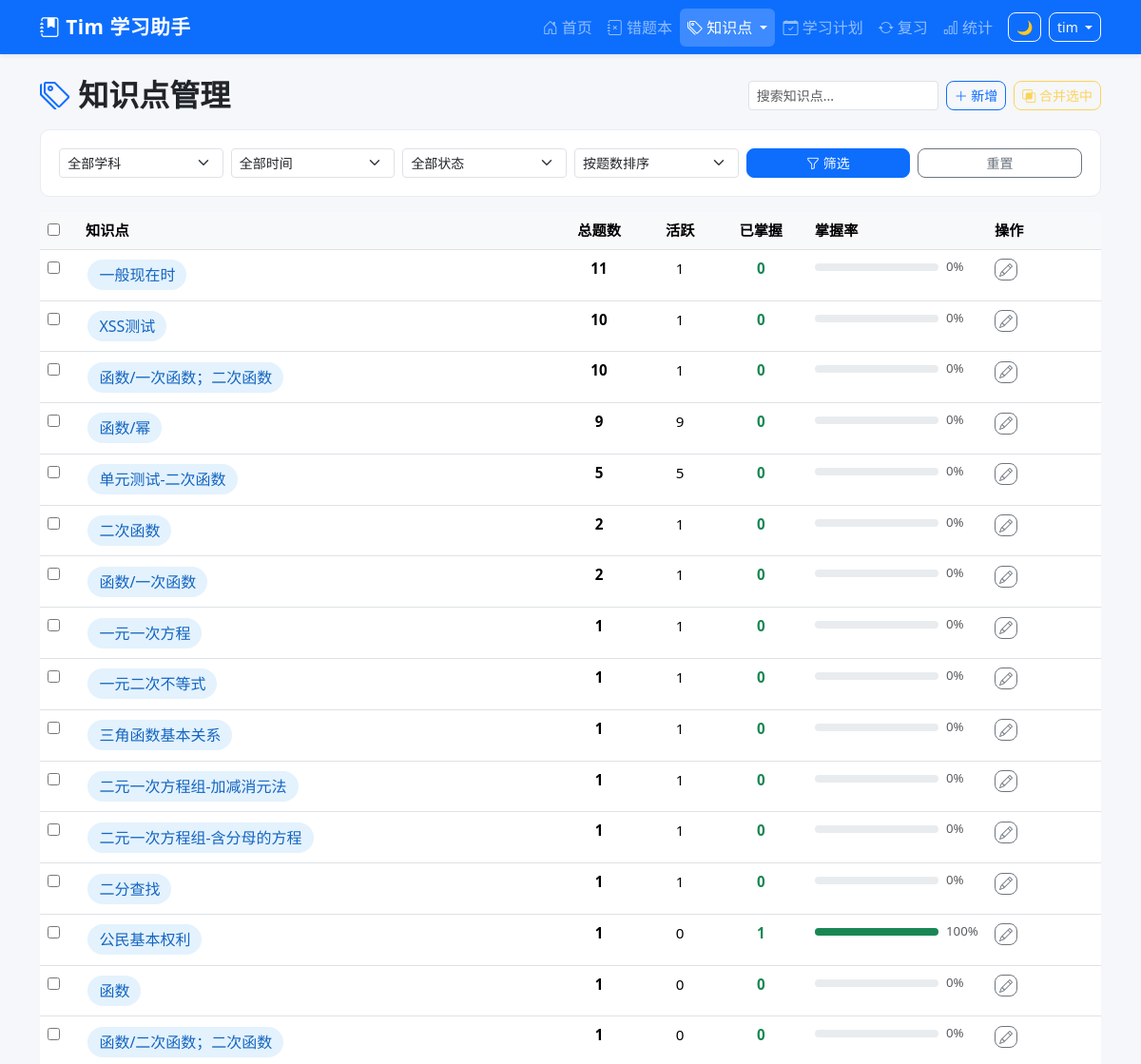
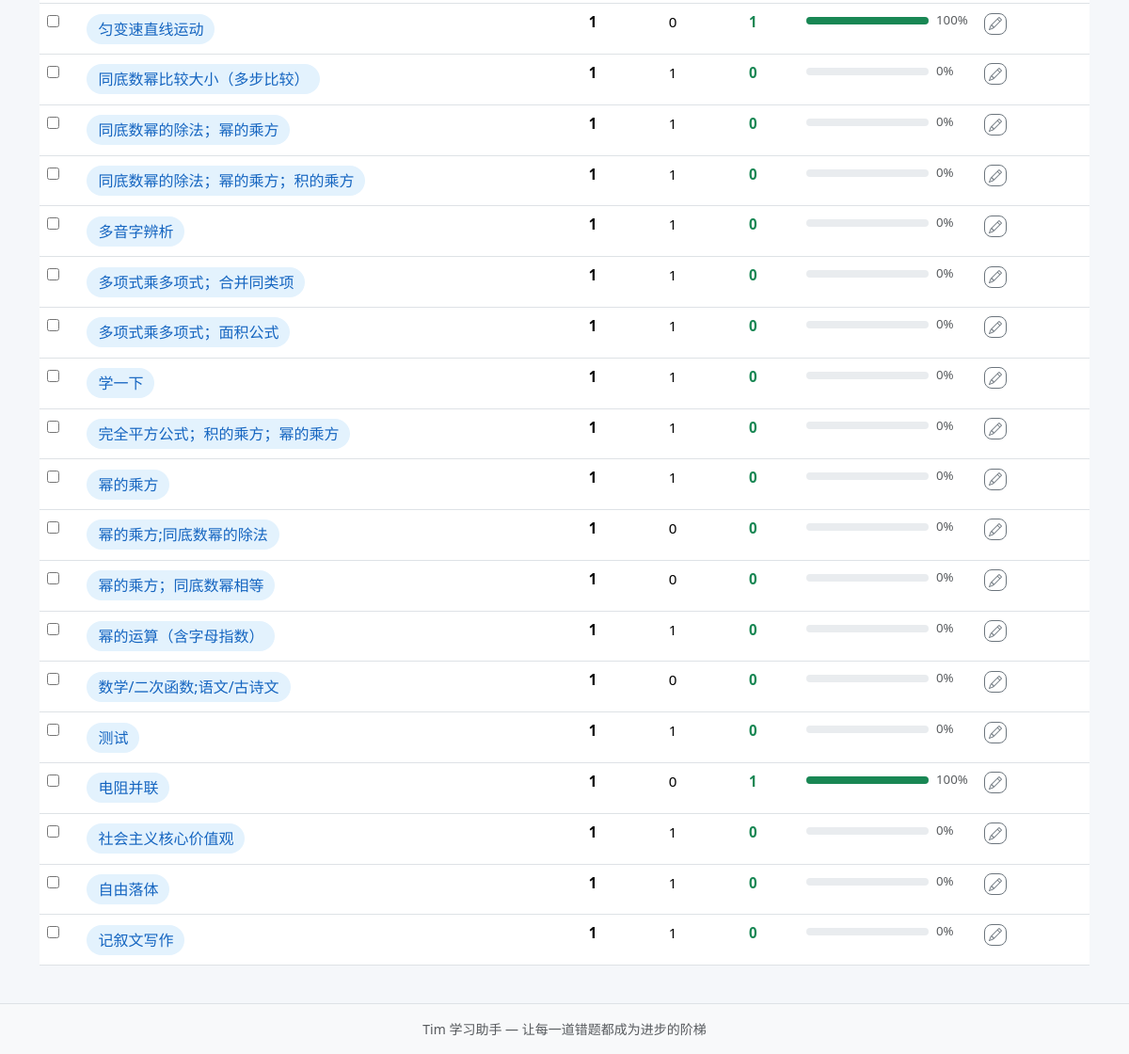
The page /knowledge-points (signed in) on the database its author committed (2 pictures, top to bottom).
### tables this page shows
CREATE TABLE mistake_records (
            id INTEGER PRIMARY KEY AUTOINCREMENT,
            uuid TEXT NOT NULL,
            sys_platform TEXT NOT NULL DEFAULT 'web',
            bstudio_create_time TIMESTAMP DEFAULT CURRENT_TIMESTAMP,
            xueke TEXT NOT NULL,
            timu TEXT NOT NULL,
            xueshengdaan TEXT DEFAULT '',
            zhengquedaan TEXT DEFAULT '',
            cuowufenxi TEXT DEFAULT '',
            zhishidian TEXT DEFAULT '',
            difficulty INTEGER DEFAULT 1,
            review_count INTEGER DEFAULT 0,
            last_review_at TIMESTAMP,
            next_review_at TIMESTAMP,
            review_stage INTEGER DEFAULT 0,
            review_algorithm TEXT DEFAULT 'sm2',
            status TEXT DEFAULT 'active',
            updated_at TIMESTAMP DEFAULT CURRENT_TIMESTAMP
        , voice_data TEXT DEFAULT '');

### app.py (the view)
@app.route('/knowledge-points',)
@login_required
def knowledge_points():
    xueke_filter = request.args.get('xueke', '')
    days_filter = request.args.get('days', '', type=int)
    status_filter = request.args.get('status', '')
    sort = request.args.get('sort', 'total')
    where_clauses = ["zhishidian != ''"]
    params = []
    if xueke_filter:
        where_clauses.append('xueke = ?')
        params.append(xueke_filter)
    if days_filter and days_filter > 0:
        where_clauses.append("bstudio_create_time >= date('now', ? || ' days')")
        params.append(str(-days_filter))
    if status_filter:
        where_clauses.append('status = ?')
        params.append(status_filter)
    where_sql = ' AND '.join(where_clauses)
    order_map = {
        'total': 'total DESC',
        'rate_asc': 'CAST(mastered_count AS REAL) / total ASC',
        'rate_desc': 'CAST(mastered_count AS REAL) / total DESC',
        'name': 'zhishidian ASC',
    }
    order_sql = order_map.get(sort, 'total DESC')
    kps = query_db(
        f'''SELECT zhishidian,
                  COUNT(*) as total,
                  SUM(CASE WHEN status='active' THEN 1 ELSE 0 END) as active_count,
                  SUM(CASE WHEN status='mastered' THEN 1 ELSE 0 END) as mastered_count
           FROM mistake_records
           WHERE {where_sql}
           GROUP BY zhishidian
           ORDER BY {order_sql}''',
        params
    )
    resp = make_response(render_template('knowledge_points.html',
        kps=kps,
        xueke_filter=xueke_filter,
        days_filter=days_filter or '',
        status_filter=status_filter,
        sort=sort,
        subjects=Config.get_subjects(),
        status_options=Config.STATUS_OPTIONS))
    return set_uuid_cookie(resp, g.user_uuid)

### app.py (called while the page is built, shortened)
@app.after_request
def add_security_headers(resp):
    resp.headers['X-Frame-Options'] = 'DENY'
    resp.headers['X-Content-Type-Options'] = 'nosniff'
    resp.headers['Referrer-Policy'] = 'strict-origin-when-cross-origin'
    return resp

@app.before_request
def csrf_check():
    if 'csrf_token' not in session:
        session['csrf_token'] = str(uuid_mod.uuid4())
    if request.method in ('GET', 'HEAD', 'OPTIONS'):
        return

def login_required(f):
    @wraps(f)
    def decorated(*a, **kw):
        if 'user_id' not in session:
            return redirect(url_for('login', next=request.path))
        return f(*a, **kw)
    return decorated

@app.before_request
def before_request():
    g.user_uuid = get_or_create_uuid()
    g.username = session.get('username', '')

### config.py (called while the page is built)
    @staticmethod
    def get_subjects():
        try:
            from database import query_db
            rows = query_db("SELECT name FROM base_data WHERE category='subject' ORDER BY sort_order")
            if rows:
                return [r['name'] for r in rows]
        except Exception:
            pass
        return Config.SUBJECTS

### database.py (called while the page is built)
def get_db():
    conn = sqlite3.connect(Config.DATABASE_PATH, timeout=5)
    conn.row_factory = sqlite3.Row
    conn.execute("PRAGMA foreign_keys = ON")
    conn.execute("PRAGMA journal_mode = WAL")
    return conn

def query_db(query, args=(), one=False):
    if 'mistake_records' in query and 'WHERE 1=1' in query:
        query = query.replace('WHERE 1=1', "WHERE status != 'deleted'")
    conn = get_db()
    cur = conn.execute(query, args)
    rv = cur.fetchall()
    conn.close()
    return (rv[0] if rv else None) if one else rv

### utils.py (called while the page is built, shortened)
def get_or_create_uuid():
    user_uuid = request.cookies.get(Config.COOKIE_NAME)
    from database import query_db
    if not user_uuid:
        try:
            row = query_db(
                'SELECT uuid, COUNT(*) AS cnt FROM mistake_records '
                'GROUP BY uuid ORDER BY cnt DESC LIMIT 1', one=True)
            if row and row['cnt'] > 0:
                user_uuid = str(row['uuid'])
        except Exception:
            pass
        if not user_uuid:
            user_uuid = str(uuid_mod.uuid4())
    return user_uuid

def set_uuid_cookie(response, user_uuid):
    response.set_cookie(
        Config.COOKIE_NAME,
        user_uuid,
        max_age=Config.COOKIE_MAX_AGE,
        httponly=True,
        samesite='Lax'
    )
    return response

### templates/knowledge_points.html (shortened to what this page needs)
{% extends "base.html" %}
{% block content %}
<div class="d-flex justify-content-between align-items-center mb-3 flex-wrap gap-2">
    <h2 class="fw-bold mb-0"><i class="bi bi-tags text-primary"></i> 知识点管理</h2>
    <div class="d-flex gap-2">
        <input type="text" id="kp-search" class="form-control form-control-sm" placeholder="搜索知识点..." style="width:200px" oninput="filterKps()">
        <button class="btn btn-outline-primary btn-sm" data-bs-toggle="modal" data-bs-target="#addKpModal">
            <i class="bi bi-plus-lg"></i> 新增
        </button>
        <button class="btn btn-outline-warning btn-sm" id="merge-btn" onclick="startMerge()" disabled>
            <i class="bi bi-intersect"></i> 合并选中
        </button>
    </div>
</div>
<div class="filter-bar mb-3">
    <form method="GET" class="row g-2 align-items-end">
        <div class="col-md-2">
            <select name="xueke" class="form-select form-select-sm">
                <option value="">全部学科</option>
            </select>
        </div>
        <div class="col-md-2">
            <select name="days" class="form-select form-select-sm">
                <option value="">全部时间</option>
            </select>
        </div>
        <div class="col-md-2">
            <select name="status" class="form-select form-select-sm">
                <option value="">全部状态</option>
            </select>
        </div>
        <div class="col-md-2">
            <select name="sort" class="form-select form-select-sm">
                <option value="total" {% if sort == 'total' %}selected{% endif %}>按题数排序</option>
            </select>
        </div>
        <div class="col-md-2">
            <button type="submit" class="btn btn-primary btn-sm w-100"><i class="bi bi-funnel"></i> 筛选</button>
        </div>
        <div class="col-md-2">
            <a href="{{ url_for('knowledge_points') }}" class="btn btn-outline-secondary btn-sm w-100">重置</a>
        </div>
    </form>
</div>
{% if kps %}
<div class="table-responsive">
    <table class="table table-hover" id="kp-table">
        <thead>
            <tr>
                <th style="width:40px"><input type="checkbox" id="kp-select-all" onchange="toggleAllKps(this)"></th>
                <th>知识点</th>
                <th class="text-center">总题数</th>
                <th class="text-center">活跃</th>
                <th class="text-center">已掌握</th>
                <th style="min-width:120px">掌握率</th>
                <th style="width:120px">操作</th>
            </tr>
        </thead>
        <tbody>
            {% for kp in kps %}
            <tr class="kp-row" data-name="{{ kp['zhishidian'] }}">
                <td><input type="checkbox" class="kp-cb" value="{{ kp['zhishidian'] }}" data-name="{{ kp['zhishidian'] }}"></td>
                <td>
                    <a href="{{ url_for('question_list', zhishidian=kp['zhishidian']) }}" class="text-decoration-none fw-bold">
                        <span class="knowledge-badge fs-6">{{ kp['zhishidian'] }}</span>
                    </a>
                </td>
                <td class="text-center fw-bold">{{ kp['total'] }}</td>
                <td class="text-center">{{ kp['active_count'] }}</td>
                <td class="text-center text-success fw-bold">{{ kp['mastered_count'] }}</td>
                <td>
                    <div class="d-flex align-items-center gap-2">
                        <div class="progress flex-grow-1" style="height:8px">
                            {% set pct = (kp['mastered_count'] / kp['total'] * 100) if kp['total'] > 0 else 0 %}
                            <div class="progress-bar {% if pct < 30 %}bg-danger{% elif pct < 70 %}bg-warning{% else %}bg-success{% endif %}"
                                 style="width:{{ pct|int }}%"></div>
                        </div>
                        <small class="text-muted" style="min-width:35px">{{ pct|int }}%</small>
                    </div>
                </td>
                <td>
                    <button class="btn btn-outline-secondary btn-sm py-0 px-1" title="重命名"
                            onclick="renameKp('{{ kp['zhishidian']|e }}')">
                        <i class="bi bi-pencil"></i>
                    </button>
                </td>
            </tr>
            {% endfor %}
        </tbody>
    </table>
</div>
{% endif %}
{% endblock %}

### static/css/style.css (style rules this page uses)
:root { --primary: #0d6efd; --success: #198754; --warning: #ffc107; --danger: #dc3545; --info: #0dcaf0; --dark: #212529; --light: #f8f9fa; }
body { min-height: 100vh; display: flex; flex-direction: column; background-color: #f5f7fa; }
.knowledge-badge { display: inline-block; padding: 0.25rem 0.75rem; border-radius: 20px; font-size: 0.85rem; font-weight: 500; background-color: #e3f2fd; color: #1565c0; margin: 0.15rem; }
.filter-bar { background: white; padding: 1.2rem; border-radius: 10px; margin-bottom: 1.5rem; border: 1px solid #e9ecef; }
.btn { border-radius: 8px; font-weight: 500; transition: all 0.2s; }
.table { font-size: 0.95rem; }
.table th { font-weight: 600; background-color: #f8f9fa; }

### rows shown on the page
mistake_records: zhishidian "二次函数", total "2", active_count "1", mastered_count "0", pct "0"
mistake_records: zhishidian "一元一次方程", total "1", active_count "1", mastered_count "0", pct "0"
mistake_records: zhishidian "一元二次不等式", total "1", active_count "1", mastered_count "0", pct "0"
mistake_records: zhishidian "三角函数基本关系", total "1", active_count "1", mastered_count "0", pct "0"
mistake_records: zhishidian "二元一次方程组-加减消元法", total "1", active_count "1", mastered_count "0", pct "0"
mistake_records: zhishidian "二元一次方程组-含分母的方程", total "1", active_count "1", mastered_count "0", pct "0"
mistake_records: zhishidian "二分查找", total "1", active_count "1", mastered_count "0", pct "0"
mistake_records: zhishidian "函数/二次函数；二次函数", total "1", active_count "0", mastered_count "0", pct "0"
mistake_records: zhishidian "同底数幂比较大小（多步比较）", total "1", active_count "1", mastered_count "0", pct "0"
mistake_records: zhishidian "同底数幂的除法；幂的乘方", total "1", active_count "1", mastered_count "0", pct "0"
mistake_records: zhishidian "同底数幂的除法；幂的乘方；积的乘方", total "1", active_count "1", mastered_count "0", pct "0"
mistake_records: zhishidian "多音字辨析", total "1", active_count "1", mastered_count "0", pct "0"
mistake_records: zhishidian "多项式乘多项式；合并同类项", total "1", active_count "1", mastered_count "0", pct "0"
mistake_records: zhishidian "多项式乘多项式；面积公式", total "1", active_count "1", mastered_count "0", pct "0"
mistake_records: zhishidian "学一下", total "1", active_count "1", mastered_count "0", pct "0"
mistake_records: zhishidian "完全平方公式；积的乘方；幂的乘方", total "1", active_count "1", mastered_count "0", pct "0"
mistake_records: zhishidian "幂的乘方;同底数幂的除法", total "1", active_count "0", mastered_count "0", pct "0"
mistake_records: zhishidian "幂的乘方；同底数幂相等", total "1", active_count "0", mastered_count "0", pct "0"
mistake_records: zhishidian "幂的运算（含字母指数）", total "1", active_count "1", mastered_count "0", pct "0"
mistake_records: zhishidian "数学/二次函数;语文/古诗文", total "1", active_count "0", mastered_count "0", pct "0"
mistake_records: zhishidian "测试", total "1", active_count "1", mastered_count "0", pct "0"
mistake_records: zhishidian "社会主义核心价值观", total "1", active_count "1", mastered_count "0", review_stage "0"
mistake_records: zhishidian "自由落体", total "1", active_count "1", mastered_count "0", pct "0"
mistake_records: zhishidian "记叙文写作", total "1", active_count "1", mastered_count "0", pct "0"

### other values the page prints
{{ session.username }} "tim"
{{ kp['zhishidian'] }} "一般现在时" "XSS测试" "函数/一次函数；二次函数" "函数/幂" "单元测试-二次函数" "函数/一次函数" "公民基本权利" "函数" "匀变速直线运动" "幂的乘方" "电阻并联"
{{ kp['total'] }} "11" "10" "10" "9" "5" "2" "1" "1" "1" "1" "1"
{{ kp['active_count'] }} "1" "1" "1" "9" "5" "1" "0" "0" "0" "1" "0"
{{ kp['mastered_count'] }} "0" "0" "0" "0" "0" "0" "1" "0" "1" "0" "1"
{{ pct|int }} "0" "0" "0" "0" "0" "0" "100" "0" "100" "0" "100"
